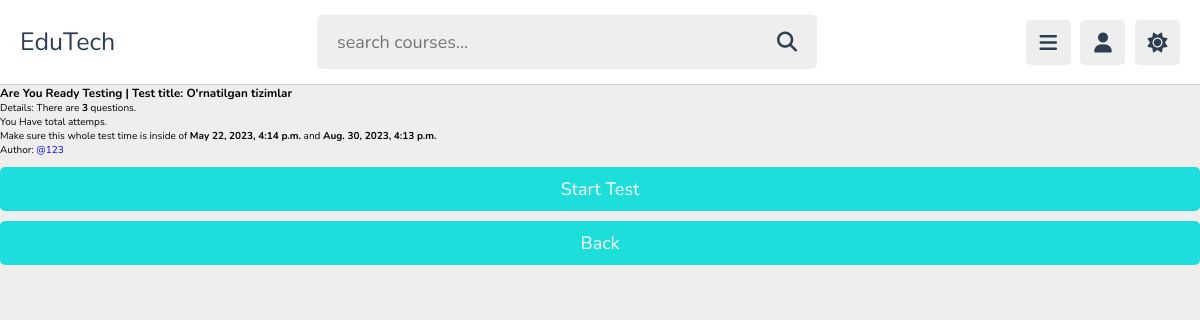
/1/ready_to_test (signed in), run on the app's committed database.
### quiz/models.py (models this page shows, shortened)
class Test(models.Model):
  author = models.ForeignKey(User,on_delete=models.CASCADE)
  category = models.ForeignKey(Category,on_delete=models.CASCADE)
  title = models.CharField(max_length=200)
  maximum_attempts = models.PositiveBigIntegerField()
  start_date = models.DateTimeField(default=timezone.now)
  end_date = models.DateTimeField(default=(timezone.now()+timezone.timedelta(days=100)))
  pass_percentage = models.PositiveBigIntegerField()

### quiz/views.py (the view)
# urls.py: path('<int:test_id>/ready_to_test',ready_to_test,name='ready_to_test'),
@login_required(login_url='login')
def ready_to_test(request,test_id):
  test = get_object_or_404(Test,id=test_id)
  return render(request,'quiz/ready_to_test.html',{'test':test})

### templates/quiz/ready_to_test.html (shortened to what this page needs)
{% extends 'base.html' %}
{% load static %}
    {% block content %}
    <div class="content mt-5">
      <h3>Are You Ready Testing | Test title: {{test.title}}</h3>
      <p>
        Details: There are <strong>{{test.question_set.all.count}}</strong> questions.
        <br />
        You Have total <strong>{{test.maximum_attemps}}</strong> attemps.
      </p>
      <p>
        Make sure this whole test time is inside of
        <strong>{{test.start_date}}</strong> and
        <strong>{{test.end_date}}</strong>
      </p>
      <p>Author: <a href="{% url 'profile' test.author.id %}">@{{test.author.username}}</a></p>
      <a href="{% url 'test' test.id %}" class="btn btn-primary">Start Test</a>
      <a href="{% url 'index' %}" class="btn btn-secondary">Back</a>
    </div>
    {% endblock content %}

### static/css/style.css (style rules this page uses)
:root { --main-color:#1ddedb; --red:#e74c3c; --orange:#f39c12; --light-color:#888; --light-bg:#eee; --black:#2c3e50; --white:#fff; --border:.1rem solid rgba(0,0,0,.2); }
* { font-family: 'Nunito', sans-serif; margin:0; padding:0; box-sizing: border-box; outline: none; border:none; text-decoration: none; }
html { font-size: 62.5%; overflow-x: hidden; }
body { background-color: var(--light-bg); padding-left: 30rem; }
.inline-btn, .inline-option-btn, .inline-delete-btn, .btn, .delete-btn, .option-btn { border-radius: .5rem; color:#fff; font-size: 1.8rem; cursor: pointer; text-transform: capitalize; padding:1rem 3rem; text-align: center; margin-top: 1rem; }
.btn, .delete-btn, .option-btn { display: block; width: 100%; }
.btn, .inline-btn { background-color: var(--main-color); }
@media (max-width:1200px) { body { padding-left: 0; } }

### data on the page
Test: title "O'rnatilgan tizimlar", question_set.all.count "3", start_date "May 22, 2023, 4:14 p.m.", end_date "Aug. 30, 2023, 4:13 p.m.", author.username "123"
